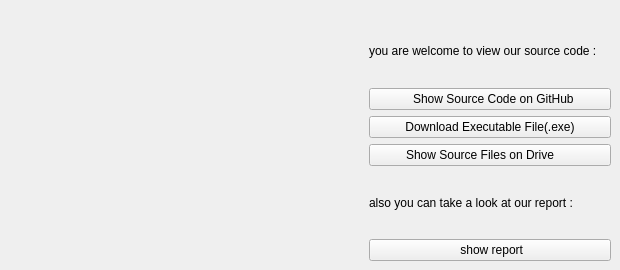
      <widget class="QWidget" name="about">
       <attribute name="title">
        <string>about</string>
       </attribute>
       <widget class="QWidget" name="layoutWidget">
        <property name="geometry">
         <rect>
          <x>20</x>
          <y>20</y>
          <width>591</width>
          <height>241</height>
         </rect>
        </property>
        <layout class="QHBoxLayout" name="horizontalLayout_2">
         <item>
          <widget class="QLabel" name="lable_about">
           <property name="minimumSize">
            <size>
             <width>100</width>
             <height>100</height>
            </size>
           </property>
           <property name="text">
            <string/>
           </property>
          </widget>
         </item>
         <item>
          <spacer name="horizontalSpacer">
           <property name="orientation">
            <enum>Qt::Horizontal</enum>
           </property>
           <property name="sizeType">
            <enum>QSizePolicy::Fixed</enum>
           </property>
           <property name="sizeHint" stdset="0">
            <size>
             <width>100</width>
             <height>20</height>
            </size>
           </property>
          </spacer>
         </item>
         <item>
          <layout class="QVBoxLayout" name="verticalLayout_3">
           <item>
            <widget class="QLabel" name="text_label_1">
             <property name="text">
              <string>you are welcome to view our source code :</string>
             </property>
            </widget>
           </item>
           <item>
            <widget class="QPushButton" name="show_sourceCode_on_github">
             <property name="text">
              <string>  Show Source Code on GitHub</string>
             </property>
             <property name="icon">
              <iconset resource="material.qrc">
               <normaloff>:/material_pics/pics/github .png</normaloff>:/material_pics/pics/github .png</iconset>
             </property>
            </widget>
           </item>
           <item>
            <widget class="QPushButton" name="show_EXE_file">
             <property name="text">
              <string>Download Executable File(.exe)</string>
             </property>
             <property name="icon">
              <iconset resource="material.qrc">
               <normaloff>:/material_pics/pics/exeFile .jpg</normaloff>:/material_pics/pics/exeFile .jpg</iconset>
             </property>
            </widget>
           </item>
           <item>
            <widget class="QPushButton" name="show_sourceCode_on_drive">
             <property name="text">
              <string>Show Source Files on Drive      </string>
             </property>
             <property name="icon">
              <iconset resource="material.qrc">
               <normaloff>:/material_pics/pics/Google Drive  .png</normaloff>:/material_pics/pics/Google Drive  .png</iconset>
             </property>
             <property name="iconSize">
              <size>
               <width>20</width>
               <height>20</height>
              </size>
             </property>
            </widget>
           </item>
           <item>
            <widget class="QLabel" name="text_label_2">
             <property name="text">
              <string>also you can take a look at our report :</string>
             </property>
            </widget>
           </item>
           <item>
            <widget class="QPushButton" name="show_report">
             <property name="text">
              <string> show report</string>
             </property>
             <property name="icon">
              <iconset resource="material.qrc">
               <normaloff>:/material_pics/pics/report logo .jpg</normaloff>:/material_pics/pics/report logo .jpg</iconset>
             </property>
             <property name="iconSize">
              <size>
               <width>20</width>
               <height>20</height>
              </size>
             </property>
            </widget>
           </item>
          </layout>
         </item>
        </layout>
       </widget>
      </widget>
